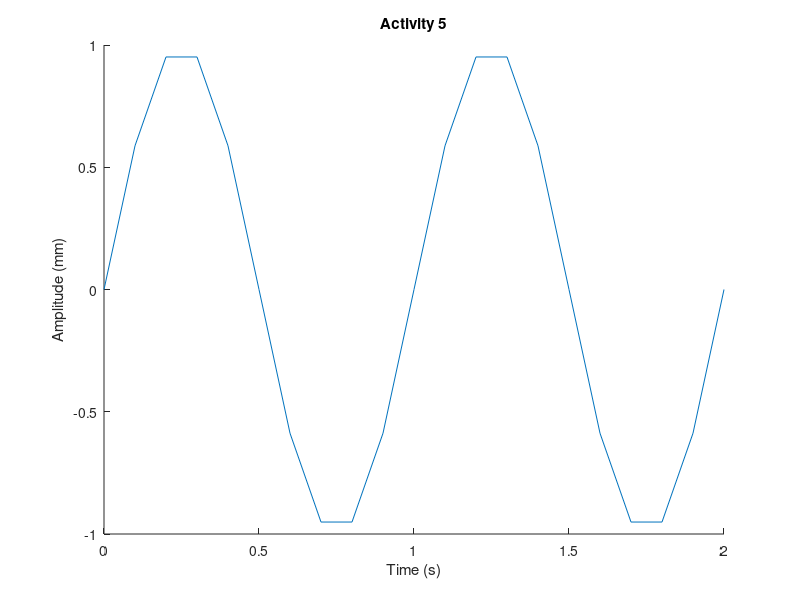
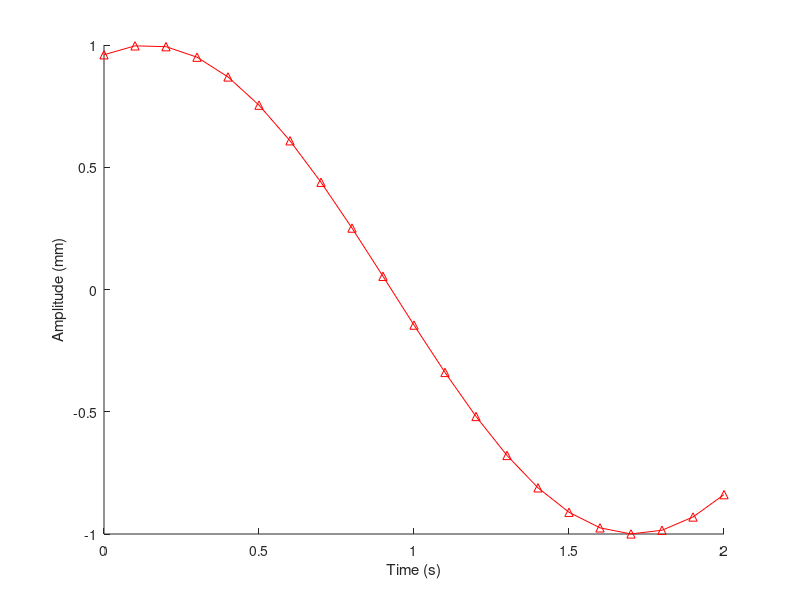
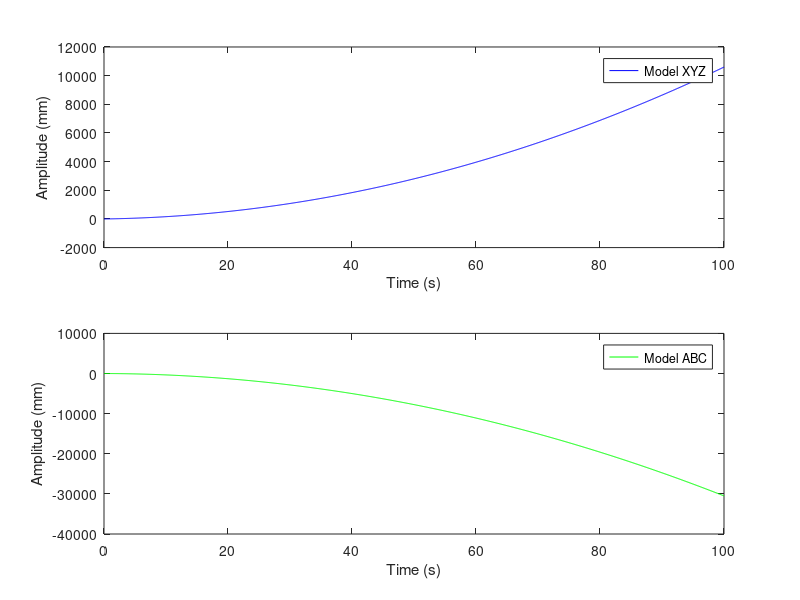

Here is the MATLAB script that generated these plots, in order:
%% Activity 5
% 2/12/21
% Michael White
% Section 3 / Online
close all;
clear all;
clc;

% Activity Assignment Explanation:
% In this activity, we will use the plot command to plot a sin function
% with a defined time step. We will title the figure and label the axes
% accordingly. A new plot will be made on another figure for a specific
% cosine function and the line characteristics will be edited using the
% appropriate name-value pairs. Finally, a 2x1 subplot will be created and
% populated with a separate equation being plotted in each one. These
% graphs will also be individually labeled with line properties affected on
% both. Also, a legend will be created to label the actual functions.

% Setup initial variables and functions
x = 0:0.1:2;
y = sin(2*pi*x);

x1 = 0:0.1:2;
y1 = cos(2*x1+6);

x2 = 0:0.1:100;
y2 = x2.^2+6*x2-2;

x3 = 0:0.1:100;
y3 = -3*x3.^2-5*x3+2;

% Generate "Activity 5"
figure;
hold on;
plot(x,y);
title('Activity 5');
xlabel('Time (s)');
ylabel('Amplitude (mm)');

% Generate solo figure
figure;
hold on;
plot(x1,y1,'Color','r','Marker','^');
xlabel('Time (s)');
ylabel('Amplitude (mm)');

% Generate subplot figure
figure;
hold on;
sp1 = subplot(2,1,1);
plot(x2,y2,'Color','b');
xlabel('Time (s)');
ylabel('Amplitude (mm)');
legend('Model XYZ');

sp2 = subplot(2,1,2);
plot(x3,y3,'Color','g');
xlabel('Time (s)');
ylabel('Amplitude (mm)');
legend('Model ABC');